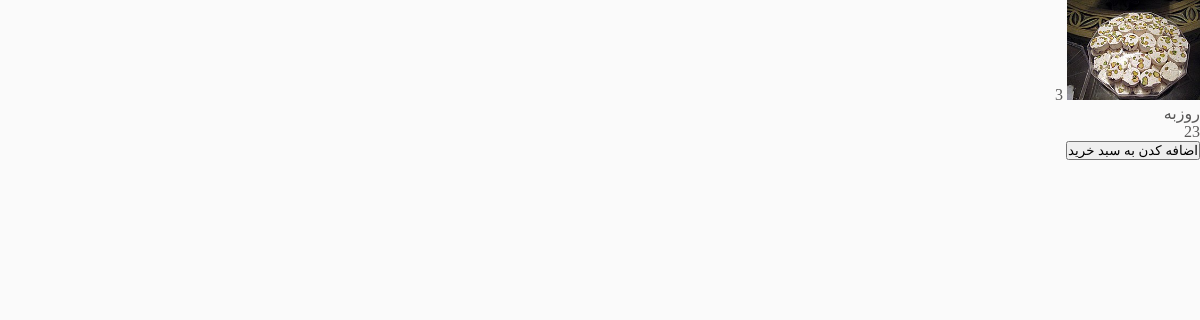
The app's page /product/3/روزبه with its own data.
### models/product.py (models this page shows)
class Product(db.Model):
    __tablename__ = "products"
    id = Column(Integer, primary_key=True)
    name = Column(String, unique=True, nullable=False, index=True)
    description = Column(String, nullable=False, index=True)
    price = Column(Integer, nullable=False, index=True)
    active = Column(Integer, nullable=False, index=True)

### blueprint/general.py (the view)
@app.route('/product/<int:id>/<name>')
def product(id, name):
    products = Product.query.filter(Product.id == id).filter(Product.name == name).filter(Product.active == 1)\
        .first_or_404()
    return render_template('product.html', products=products)

### templates/product.html (shortened to what this page needs)
{% extends "base.html" %}
{% block body %}
    <img style="height:100px" src="/static/cover/{{ products.id }}.jpg">
    {{ products.id }} <br>
    {{ products.name }}<br>
    {{ products.price }}
    <form action="/add-to-cart" method="GET">
        <input type="submit" value="اضافه کدن به سبد خرید">
    </form>
{% endblock %}

### static/css/index.css (style rules this page uses)
body { padding: 0px; margin: 0px; font-size: 16px; background:#fafafa; color: var(--fontcolor--); }
:root { --fontcolor-- : #595858; }
* { transition: all 200ms; margin: 0; padding: 0; }

### records on screen
Product: id "3", name "روزبه", price "23"
